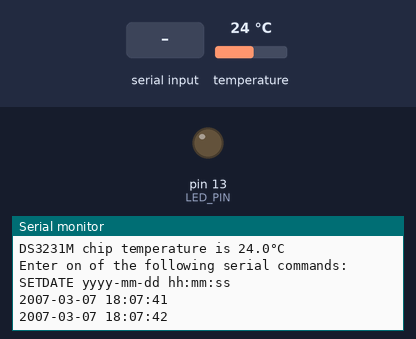
The sketch below on a simulated Arduino Uno, built with avr-gcc and run on an emulated ATmega328P. On the bench: output pins drawn as LEDs (lit = HIGH), the last lines printed to the serial monitor. Wiring (inferred from the names in the program): DS3231 clock at I2C address 0x68. The test bench sets the inputs (shaded band); at power-on: temperature 24 °C. The local clock reads 2024-03-15 10:24:30 at power-on unless the sketch sets it.

Above: at 1.2 s.
1.3 s: "SETDATE\n" received over Serial
At 1.9 s:
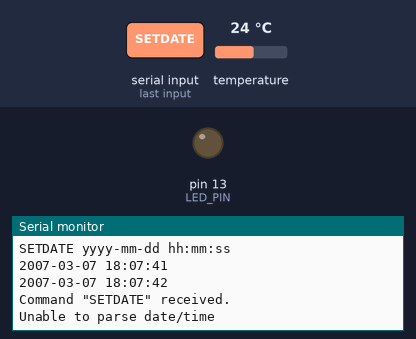
2.8 s: "90,45\n" received over Serial
At 2.96 s:
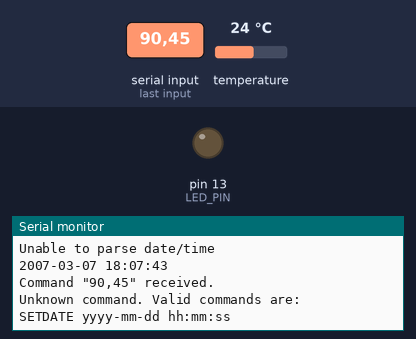
4.3 s: "5\n" received over Serial
At 4.9 s:
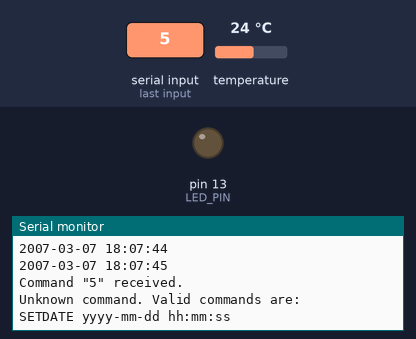
Timing chart, 0 to 7.3 s (numbered marks = the images above; inputs shaded):
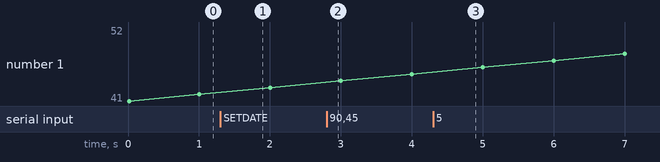

Measured:
- after the input at 1.3 s, the serial monitor: prints a new line at once (image 1)
- after the input at 2.8 s, the serial monitor: prints a new line at once (image 2)
- after the input at 4.3 s, the serial monitor: prints a new line at once (image 3)

The sketch:

RTCSample.ino
```cpp
// (licence header left out)
#include <DS3231M.h> // Include the DS3231M RTC library

/*******************************************************************************************************************

** Declare all program constants                                                                                  **

*******************************************************************************************************************/

const uint32_t SERIAL_SPEED        = 115200; ///< Set the baud rate for Serial I/O

const uint8_t  SPRINTF_BUFFER_SIZE =     32; ///< Buffer size for sprintf()

const uint8_t  LED_PIN             =     13; ///< Built-in Arduino green LED pin


/*******************************************************************************************************************

** Declare global variables and instantiate classes                                                               **

*******************************************************************************************************************/

DS3231M_Class DS3231M;                         ///< Create an instance of the DS3231M class


/***************************************************************************************************************//*!

* @brief    Arduino method called once at startup to initialize the system

* @details  This is an Arduino IDE method which is called first upon boot or restart. It is only called one time

*           and then control goes to the main "loop()" method, from which control never returns

* @return   void

*******************************************************************************************************************/

void setup()

{

  pinMode(LED_PIN,OUTPUT);    // Make the LED light an output pin

  Serial.begin(SERIAL_SPEED);

  #ifdef  __AVR_ATmega32U4__  // If this is a 32U4 processor, then wait for the serial interface to initialize

    delay(3000);

  #endif

  Serial.print(F("\nStarting Set program\n"));

  Serial.print(F("- Compiled with c++ version "));

  Serial.print(F(__VERSION__));

  Serial.print(F("\n- On "));

  Serial.print(F(__DATE__));

  Serial.print(F(" at "));

  Serial.print(F(__TIME__));

  Serial.print(F("\n"));


  while (!DS3231M.begin()) // Initialize RTC communications

  {

    Serial.println(F("Unable to find DS3231MM. Checking again in 3s."));

    delay(3000);

  } // of loop until device is located

  DS3231M.pinSquareWave(); // Make INT/SQW pin toggle at 1Hz

  Serial.println(F("DS3231M initialized."));

  DS3231M.adjust(); // Set to library compile Date/Time

  Serial.print(F("DS3231M chip temperature is "));

  Serial.print(DS3231M.temperature()/100.0,1); // Value is in 100ths of a degree

  Serial.println("\xC2\xB0""C");

  Serial.println(F("\nEnter on of the following serial commands:"));

  Serial.println(F("SETDATE yyyy-mm-dd hh:mm:ss"));

} // of method setup()


/***************************************************************************************************************//*!

* @brief    Read incoming data from the Serial port

* @details  This function checks the serial port to see if there has been any input. If there is data it is read

*           until a terminator is discovered and then the command is parsed and acted upon

* @return   void

*******************************************************************************************************************/

void readCommand()

{

  static char    text_buffer[SPRINTF_BUFFER_SIZE]; ///< Buffer for sprintf()/sscanf()

  static uint8_t text_index = 0;                   ///< Variable for buffer position

  while (Serial.available())                       // Loop while there is incoming serial data

  {

    text_buffer[text_index] = Serial.read();       // Get the next byte of data

    // keep on reading until a newline shows up or the buffer is full

    if (text_buffer[text_index] != '\n' && text_index < SPRINTF_BUFFER_SIZE)

    {

      text_index++;

    }

    else

    {

      text_buffer[text_index] = 0;              // Add the termination character

      for (uint8_t i = 0; i < text_index; i++)  // Convert the whole input buffer to uppercase

      {

        text_buffer[i] = toupper(text_buffer[i]);

      } // for-next all characters in buffer

      Serial.print(F("\nCommand \""));

      Serial.write(text_buffer);

      Serial.print(F("\" received.\n"));

      /*************************************************************************************************************

      ** Parse the single-line command and perform the appropriate action. The current list of commands           **

      ** understood are as follows:                                                                               **

      **                                                                                                          **

      ** SETDATE      - Set the device time                                                                       **

      **                                                                                                          **

      *************************************************************************************************************/

      enum commands { SetDate, Unknown_Command }; // enumerate all commands

      commands command;                           // declare enumerated type

      char workBuffer[SPRINTF_BUFFER_SIZE];       // Buffer to hold string compare

      sscanf(text_buffer,"%s %*s",workBuffer);    // Parse the string for first word

      if (!strcmp(workBuffer, "SETDATE"))

      {

        command = SetDate; // Set command number when found

      }

      else

      {

        command = Unknown_Command; // Otherwise set to not found

      } // if-then-else a known command

      unsigned int tokens,year,month,day,hour,minute,second; // Variables to hold parsed date/time

      switch (command)

      {

        /***********************************************************************************************************

        ** Set the device time and date                                                                           **

        ***********************************************************************************************************/

        case SetDate:

          // Use sscanf() to parse the date/time into component variables

          tokens = sscanf(text_buffer,"%*s %u-%u-%u %u:%u:%u;",&year,&month,&day,&hour,&minute,&second);

          if (tokens != 6) // Check to see if it was parsed correctly

          {

            Serial.print(F("Unable to parse date/time\n"));

          }

          else

          {

            DS3231M.adjust(DateTime(year,month,day,hour,minute,second)); // Adjust the RTC date/time

            Serial.print(F("Date has been set."));

          } // of if-then-else the date could be parsed

          break;

        /***********************************************************************************************************

        ** Unknown command                                                                                        **

        ***********************************************************************************************************/

        case Unknown_Command: // Show options on bad command

        default:

          Serial.println(F("Unknown command. Valid commands are:"));

          Serial.println(F("SETDATE yyyy-mm-dd hh:mm:ss"));

      } // of switch statement to execute commands

      text_index = 0; // reset the counter

    } // of if-then-else we've received full command

  } // of if-then there is something in our input buffer

} // of method readCommand


/***************************************************************************************************************//*!

* @brief    Arduino method for the main program loop

* @details  This is the main program for the Arduino IDE, it is an infinite loop and keeps on repeating.

* @return   void

*******************************************************************************************************************/

void loop()

{

  static uint8_t secs;

  DateTime now = DS3231M.now(); // get the current time from device

  if (secs != now.second())     // Output if seconds have changed

  {

    // Use sprintf() to pretty print the date/time with leading zeros

    char output_buffer[SPRINTF_BUFFER_SIZE]; ///< Temporary buffer for sprintf()

    sprintf(output_buffer,"%04d-%02d-%02d %02d:%02d:%02d", now.year(), now.month(),

            now.day(), now.hour(), now.minute(), now.second());

    Serial.println(output_buffer);

    secs = now.second(); // Set the counter variable

  } // of if the seconds have changed

  readCommand(); // See if serial port has incoming data

} // of method loop()
```
